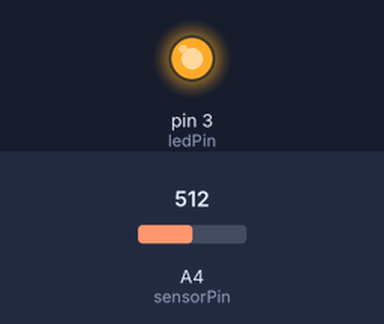
Bench run of a sketch on a simulated Arduino Uno, built with avr-gcc and run on an emulated ATmega328P. Shown: output pins drawn as LEDs (lit = HIGH). Inputs (shaded band) come from the test bench; at power-on: A4 (sensorPin) = 512.

Above: at 1.2 s.
1.3 s: A4 (sensorPin) set to 435
2.8 s: A4 (sensorPin) set to 412
Timing chart, 0 to 5.8 s (numbered marks = the images above; inputs shaded):
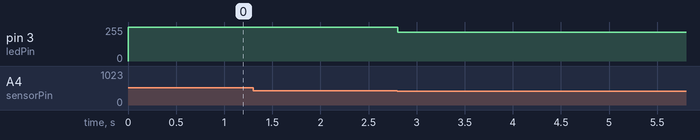

Measured:
- after the input at 1.3 s, every drawn part: stays the same
- after the input at 2.8 s, pin 3 (ledPin): 255/255 → 216/255 at once

The sketch:

sketch_TP1_photoresistance.ino
```cpp
/**
 * La led clignote en fonction de la lumière reçu par la photoresistance
 */

int ledPin = 3;
int sensorPin = A4;    // input photoresistance
int sensorValue = 0;  // variable to store the value coming from the sensor
int intensiteLum = 0; // variable d'intensité lumineuse

// the setup function runs once when you press reset or power the board
void setup() {
  pinMode(ledPin, OUTPUT);
}

// the loop function runs over and over again forever
void loop() {
   sensorValue = analogRead(sensorPin);
   intensiteLum = 255 - calibration(300,1024,sensorValue);

   analogWrite(ledPin, intensiteLum); // Allumé qaund il fait jour (comme rétroéclairage samrtphone)

   delay(100);
}

/**
 * Remet les valuers entre 0 et 255
 */
int calibration(int valueMin, int valueMax, int value){
  int res;

  res = (value-valueMin)*255/(valueMax-valueMin);

  if(res > 255){
    res = 255;
  }else if(res <  0){
    res = 0;
  }

  return res;
}
```
